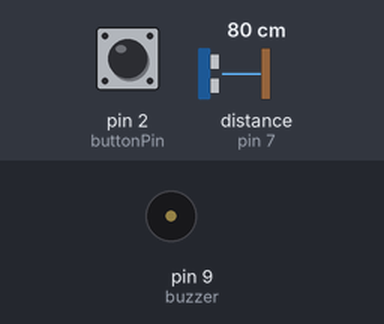
A sketch run on a simulated Arduino Uno, built with avr-gcc and run on an emulated ATmega328P. Parts: buzzer (waves = sounding). The test bench sets the inputs (shaded band); at power-on: pin 2 (buttonPin) LOW, distance to the obstacle (sensor on pin 7) 80 cm. The echo pulse lasts 58.3 µs per cm; what the sketch prints to the serial monitor is not drawn.

Above: at 1.2 s.
1.3 s: pin 2 (buttonPin) pulled HIGH for 0.15 s
3.0 s: distance to the obstacle (sensor on pin 7) set to 54 cm
4.5 s: distance to the obstacle (sensor on pin 7) set to 46 cm
At 5.2 s:
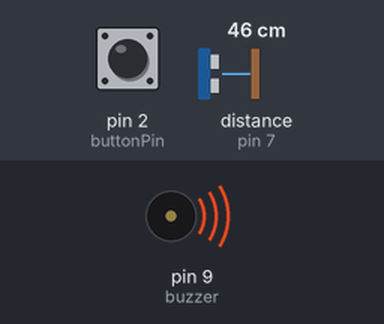
6.0 s: pin 2 (buttonPin) pulled HIGH for 1 s
At 6.6 s:
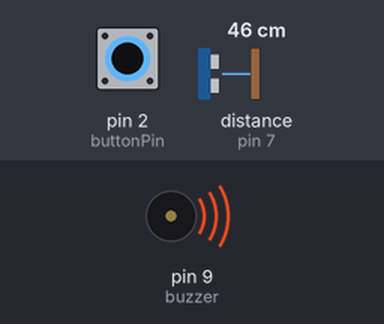
8.5 s: pin 2 (buttonPin) pulled HIGH for 0.15 s
At 9.1 s:
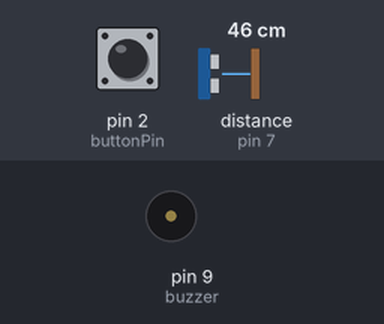
11.6 s: pin 2 (buttonPin) pulled HIGH for 1 s
At 13.4 s:
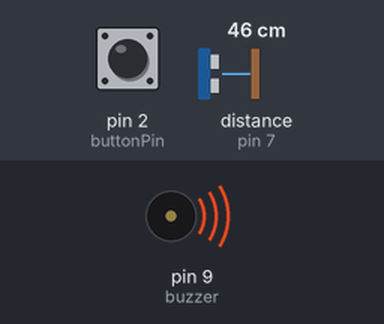
Timing chart, 0 to 14.9 s (numbered marks = the images above; inputs shaded):
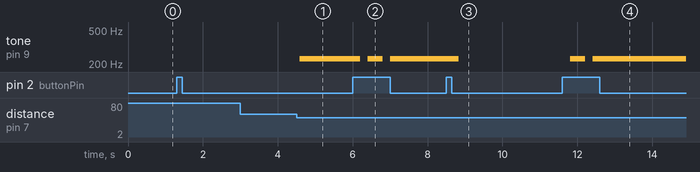

Measured:
- the behaviour switches between 51 and 50 cm on distance to the obstacle (sensor on pin 7) (found by bisection; images 0 and 1)
- after the input at 1.3 s, every drawn part: stays the same
- after the input at 3.0 s, every drawn part: stays the same
- after the input at 4.5 s, tone on pin 9 (buzzer): silent → 230 Hz after 0.08 s
- after the input at 6.0 s, tone on pin 9 (buzzer): alternates 230 Hz for 0.40 s and silent for 0.20 s, 4 changes in all, then stays 230 Hz, starting after 0.20 s
- after the input at 8.5 s, tone on pin 9 (buzzer): 230 Hz → silent after 0.33 s
- after the input at 11.6 s, tone on pin 9 (buzzer): silent → 230 Hz after 0.20 s, → silent 0.40 s later, → 230 Hz 0.20 s later

The sketch:

Ultrasonic_Sensor_Final_Code.ino
```cpp
//pitch shifter test

//Buzzer
#define buzzer 9
//Button
#define buttonPin 2

//Ultrasonic sensor
#define trigPin 8
#define echoPin 7

//Music loop
bool isBuzzing = false;

//music tone
int currentTone = 100;

//Modes
int mode = 0; //1,2,3; 0==off

// distance and music duration variables will change:
int duration, cm;

//Sets the pins
void setup() {
  Serial.begin(9600);
  // Sets pins
  pinMode(buzzer, OUTPUT);
  pinMode(buttonPin, INPUT);
  pinMode(echoPin, INPUT);
  pinMode(trigPin, OUTPUT);

}

//Sets the voids
void loop() {
  chooseMode();
  selectMode();
}


void chooseMode() {
  //  Changes mode each time the mode button is pressed
  //Goes from mode 0(reset) to mode 1
  if (digitalRead(buttonPin) == HIGH) {
    if (mode == 0) {
      mode = 1;
      delay(200);
    }
    //Goes from mode 1 (live) to mode 2(record)
    else if (mode == 1) {
      mode = 0;
      delay(200);
    }
  }

}
void selectMode()
{
  //  Sets the void used in the modes
  if (mode == 0) {
    reset();
  }
  else if (mode == 1) {
    checkTone();
    checkDistance();
  }
}

void reset()
//Stops the music loop and sensor to work
{
  if ( cm >= 0) {
    noTone(buzzer);
    isBuzzing = false;
    Serial.print("Working ");
  }
}
//Sets tone
void checkTone() {
  if (digitalRead(buttonPin) == HIGH) {
    currentTone += 100;

    if (currentTone >= 1200) {
      currentTone = 50;
    }
  }
}
//Check distance
void checkDistance() {

  //Pulses wave
  digitalWrite(trigPin, LOW);
  delayMicroseconds(2);
  digitalWrite(trigPin, HIGH);
  delayMicroseconds(5);
  digitalWrite(trigPin, LOW);

  //Duration depends on echo pin input
  duration = pulseIn(echoPin, HIGH);

  //Converts distance to music duration
  cm = microsecondsToCentimeters(duration);

  //changes pitch
  currentTone = cm * 5;

  // if distance less than 0.5 meter and more than 0 (0 or less means over range)
  if (cm <= 50 && cm >= 0) {
    // Buzz
    tone(buzzer, currentTone);
    isBuzzing = true;
  } else if (cm > 50) {
    // Don't buzz
    noTone(buzzer);
    isBuzzing = false;
  }
  // Print the distance
  Serial.print("Distance: ");
  Serial.print(cm);
  Serial.print("cm");
  Serial.println();

  delay(200);

}
//Converts microseconds
long microsecondsToCentimeters(long microseconds) {
  // The speed of sound is 340 m/s or 29 microseconds per centimeter.
  // The ping travels out and back, so to find the distance of the
  // object we take half of the distance travelled.
  return microseconds / 29 / 2;
}
```
